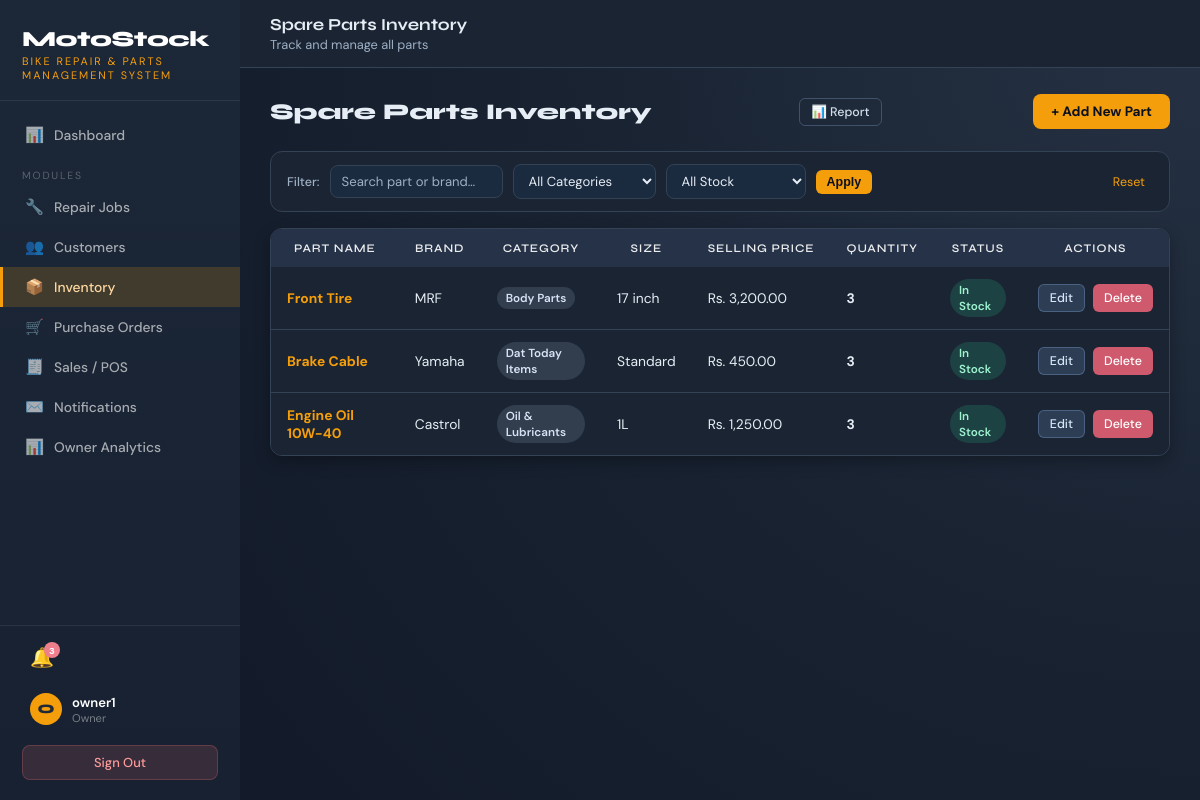
/pages/inventory/list.php (signed in), run on the app's committed database.
### tables this page shows
CREATE TABLE IF NOT EXISTS `sparepart` (
  `partID` int NOT NULL AUTO_INCREMENT,
  `partName` varchar(100) NOT NULL,
  `brandName` varchar(80) DEFAULT NULL,
  `size` varchar(50) DEFAULT NULL,
  `sellingPrice` decimal(10,2) DEFAULT NULL,
  `boughtPrice` decimal(10,2) DEFAULT NULL,
  `category` varchar(50) DEFAULT NULL,
  `currentQuantity` int DEFAULT '10',
  `minQuantity` int DEFAULT '1',
  `created_at` datetime DEFAULT CURRENT_TIMESTAMP,
  PRIMARY KEY (`partID`)
);

### pages/inventory/list.php (the view, shortened to what this page needs)
<?php
require_once '../../includes/config.php';
$search   = trim($_GET['search']   ?? '');
$where = [];
$whereSql = $where ? ('WHERE ' . implode(' AND ', $where)) : '';
?>
<!DOCTYPE html>
<html lang="en">
<head>
  <link rel="stylesheet" href="../../assets/css/styles.css">
</head>
<body>
<?php require_once '../../includes/sidebar.php'; ?>
<div class="main-wrap">
  <div class="topbar">
    <div>
      <div class="topbar-title">Spare Parts Inventory</div>
      <div class="topbar-breadcrumb">Track and manage all parts</div>
    </div>
  </div>
  <div class="main-content">
    <div class="page-header">
      <div class="page-title">Spare Parts Inventory</div>
      <a href="../../pages/reports/inventory.php" class="btn btn-sm btn-outline" style="margin-right:4px;">📊 Report</a>
      <a href="create.php" class="btn btn-amber">+ Add New Part</a>
    </div>
    <form method="GET" action="list.php" class="filter-bar" id="invListFilters">
      <span class="filter-label">Filter:</span>
      <input type="text" name="search" class="filter-input" placeholder="Search part or brand…" value="<?= htmlspecialchars($search) ?>">
      <select name="category" class="filter-select">
        <option value="">All Categories</option>
      </select>
      <select name="stock" class="filter-select">
        <option value="">All Stock</option>
      </select>
      <button type="submit" class="btn btn-sm btn-amber">Apply</button>
      <a href="list.php" class="filter-reset">Reset</a>
    </form>
    <div class="table-wrap">
      <table class="table">
        <thead>
          <tr>
            <th>Part Name</th>
            <th>Brand</th>
            <th>Category</th>
            <th>Size</th>
            <th>Selling Price</th>
            <th>Quantity</th>
            <th>Status</th>
            <th>Actions</th>
          </tr>
        </thead>
        <tbody>
        <?php
        $result = $conn->query("SELECT * FROM SparePart $whereSql ORDER BY partID DESC");
        while ($row = $result->fetch_assoc()):
          $isLow = $row['currentQuantity'] < $row['minQuantity'];
        ?>
        <tr>
          <td><a href="view.php?id=<?= $row['partID'] ?>" style="color:var(--amber);font-weight:700;text-decoration:none;"><?= htmlspecialchars($row['partName']) ?></a></td>
          <td><?= htmlspecialchars($row['brandName']) ?></td>
          <td><span class="badge badge-dark"><?= htmlspecialchars($row['category']) ?></span></td>
          <td><?= htmlspecialchars($row['size']) ?: '<span class="text-muted">—</span>' ?></td>
          <td>Rs. <?= number_format($row['sellingPrice'], 2) ?></td>
          <td><strong><?= $row['currentQuantity'] ?></strong></td>
          <td>
            <?php if ($isLow): ?>
              <span class="badge badge-danger">⚠ Low Stock</span>
            <?php else: ?>
              <span class="badge badge-success">In Stock</span>
            <?php endif; ?>
          </td>
          <td>
            <div class="d-flex gap-2">
              <a href="create.php?id=<?= $row['partID'] ?>" class="btn btn-sm btn-warning">Edit</a>
              <?php if (in_array($_SESSION['role'], ['Owner','Cashier'])): ?>
              <a href="?delete=<?= $row['partID'] ?>" class="btn btn-sm btn-danger"
                 onclick="return confirm('Delete this part?')">Delete</a>
              <?php endif; ?>
            </div>
          </td>
        </tr>
        <?php endwhile; ?>
        </tbody>
      </table>
    </div>
  </div>
</div>
</body>
</html>

### assets/css/styles.css (style rules this page uses)
:root { --navy: #1f2937; --navy-mid: #273447; --navy-lite: #334155; --amber: #f59e0b; --amber-dk: #d97706; --red: #f07f8d; --green: #f6ad55; --blue: #7ea7d8; --bg: #111827; --surface: #1a2433; --border: #344255; --text: #e6edf5; --muted: #9fb0c4; --sidebar-w: 240px; --radius: 12px; --shadow: 0 14px 34px rgba(0,0,0,.35); --shadow-sm: 0 6px 16px rgba(0,0,0,.28); }
*, *::before, *::after { box-sizing: border-box; margin: 0; padding: 0; }
body { font-family: 'DM Sans', sans-serif; background: radial-gradient(circle at top right, #263244 0%, #182231 45%, #111827 100%); color: var(--text); min-height: 100vh; display: flex; }
.main-wrap { margin-left: var(--sidebar-w); flex: 1; min-height: 100vh; display: flex; flex-direction: column; }
.topbar { background: var(--surface); border-bottom: 1px solid var(--border); padding: 14px 30px; display: flex; align-items: center; justify-content: space-between; position: sticky; top: 0; z-index: 50; }
.topbar-title { font-family: 'Syne', sans-serif; font-weight: 700; font-size: 1.05rem; color: var(--text); }
.topbar-breadcrumb { font-size: .8rem; color: var(--muted); margin-top: 1px; }
.main-content { padding: 26px 30px; flex: 1; }
.page-header { display: flex; align-items: center; justify-content: space-between; margin-bottom: 22px; flex-wrap: wrap; gap: 12px; }
.page-title { font-family: 'Syne', sans-serif; font-size: 1.4rem; font-weight: 800; color: var(--text); }
.table-wrap { border-radius: var(--radius); overflow: hidden; box-shadow: var(--shadow-sm); border: 1px solid var(--border); }
table.table { width: 100%; border-collapse: collapse; background: var(--surface); }
table.table thead th { background: #253247; color: rgba(255,255,255,.9); font-family: 'Syne', sans-serif; font-size: .73rem; font-weight: 600; letter-spacing: .9px; text-transform: uppercase; padding: 12px 16px; white-space: nowrap; }
table.table tbody tr { border-bottom: 1px solid var(--border); transition: background .14s; }
table.table tbody tr:last-child { border-bottom: none; }
table.table tbody td { padding: 12px 16px; font-size: .865rem; color: var(--text); }
.badge { display: inline-flex; align-items: center; padding: 3px 9px; border-radius: 20px; font-size: .73rem; font-weight: 600; }
.badge-success { background: rgba(45,197,142,.18); color: #9ff3cf; }
.badge-dark { background: rgba(143,160,186,.2); color: #d7e3f5; }
.btn { display: inline-flex; align-items: center; gap: 6px; padding: 9px 18px; border-radius: 8px; font-size: .85rem; font-weight: 500; text-decoration: none; cursor: pointer; border: none; transition: opacity .15s, transform .14s; white-space: nowrap; }
.btn-amber { background: var(--amber); color: #0b1020; font-weight: 700; }
.btn-danger { background: #cf5a6d; color: #fff; }
.btn-outline { background: transparent; border: 1.5px solid #41536b; color: #d4deea; }
.btn-warning { background: rgba(126,167,216,.2); color: #d8e6fa; border: 1px solid rgba(126,167,216,.35); }
.btn-sm { padding: 5px 11px; font-size: .78rem; border-radius: 6px; }
.d-flex { display: flex; }
.gap-2 { gap: 8px; }
.filter-bar { display: flex; align-items: center; gap: 10px; flex-wrap: wrap; margin-bottom: 16px; padding: 12px 16px; background: var(--surface); border: 1px solid var(--border); border-radius: var(--radius); }
.filter-bar .filter-input, .filter-bar .filter-select { padding: 7px 11px; background: #1a2a3f; border: 1.5px solid var(--border); border-radius: 8px; color: var(--text); font-family: 'DM Sans', sans-serif; font-size: .82rem; outline: none; transition: border-color .17s; min-width: 140px; }
.filter-bar .filter-input::placeholder { color: var(--muted); }
.filter-bar .filter-select option { background: #1a2a3f; }
.filter-label { font-size: .78rem; color: var(--muted); font-weight: 500; white-space: nowrap; }
.filter-reset { margin-left: auto; font-size: .78rem; color: var(--amber); cursor: pointer; text-decoration: none; background: none; border: none; padding: 5px 8px; border-radius: 6px; transition: background .15s; }

### data on the page
sparepart: partName "Front Tire", brandName "MRF", category "Body Parts", size "17 inch", sellingPrice "3,200.00", currentQuantity "3", minQuantity "In Stock"
sparepart: partName "Brake Cable", brandName "Yamaha", category "Dat Today Items", size "Standard", sellingPrice "450.00", currentQuantity "3", minQuantity "In Stock"
sparepart: partName "Engine Oil 10W-40", brandName "Castrol", category "Oil & Lubricants", size "1L", sellingPrice "1,250.00", currentQuantity "3", minQuantity "In Stock"

### other printed values
$p['icon'] "📊"
$p['label'] "Dashboard"
$p['icon'] "🔧"
$p['label'] "Repair Jobs"
$p['icon'] "👥"
$p['label'] "Customers"
$p['icon'] "📦"
$p['label'] "Inventory"
$p['icon'] "🛒"
$p['label'] "Purchase Orders"
$p['icon'] "🧾"
$p['label'] "Sales / POS"
$p['icon'] "✉️"
$p['label'] "Notifications"
$p['label'] "Owner Analytics"
